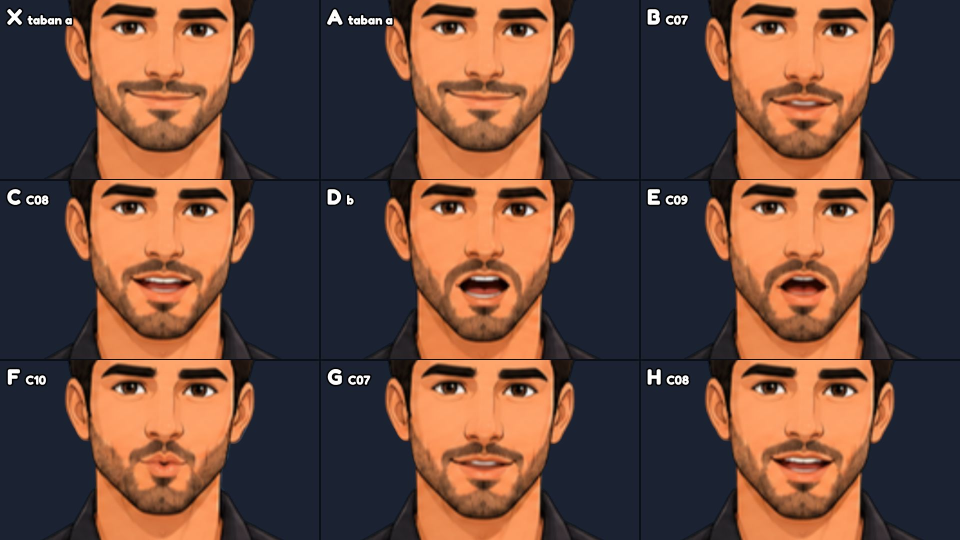
#> input picture uretim/2026-10-26-1929-1000-dolar/07-animasyon/kareler/agiz-test.jpg, 1920 x 1080 px (shown at 1/2 size)
$ python kes.py ../../uretim/2026-10-26-1929-1000-dolar/07-animasyon/kareler/agiz-test.jpg out.png out.png
#> lines starting #> are read from the running program, lines starting #| are printed output that depends on the picture; after the words box and inside, x2 and y2 are one past the last pixel; in counts of white or black regions, pixels touching at a corner belong together
# NOT: arka plan/ön plan bölgeleri pilot portresine (karakter-sayfasi-2d-v1, x4) özeldir; yeni görselde yeniden ayarlanır.
# GrabCut cutout of the bust (subject large, blurred office background)
import sys, cv2, numpy as np
img = cv2.imread(sys.argv[1]); h, w = img.shape[:2]
#> further down, img is the input picture: shape (1080, 1920, 3); mean B, G, R 60.5, 73.3, 106.2
#> after `h, w = img.shape[:2]`: h = 1080; w = 1920
mask = np.full((h, w), cv2.GC_PR_BGD, np.uint8)
# sure-foreground: face/hair/shirt core; sure-background: top-right window area and left strip above shoulder
cv2.ellipse(mask, (int(w*0.50), int(h*0.40)), (int(w*0.25), int(h*0.30)), 0, 0, 360, cv2.GC_FGD, -1)
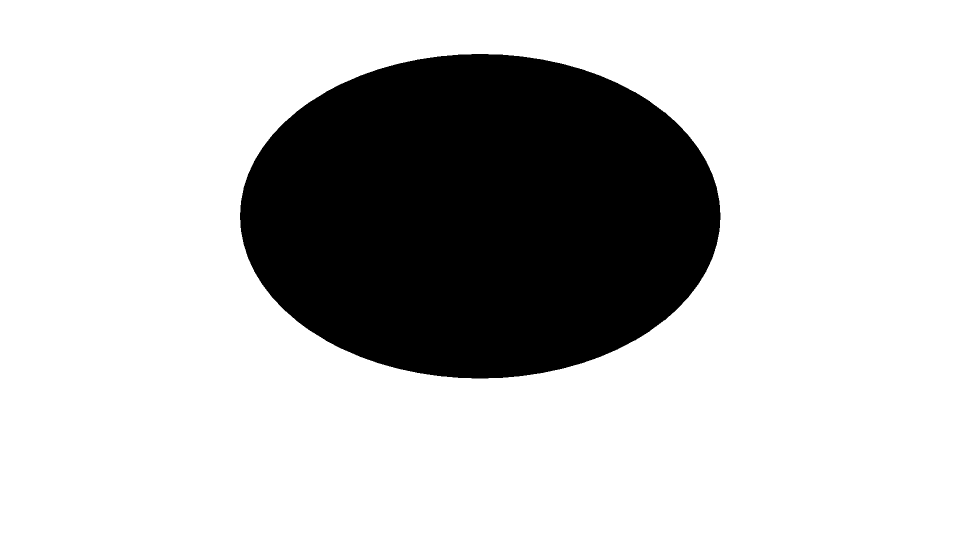
#> mask: shape (1080, 1920) (shown at 1/2 size); values 1 (black) and 2 (white), 76.4% white; 1 black region, box (x1, y1, x2, y2) and area: (480, 108, 1441, 757) 489148
mask[int(h*0.82):, int(w*0.05):int(w*0.95)] = cv2.GC_FGD
mask[int(h*0.70):int(h*0.82), int(w*0.10):int(w*0.90)] = cv2.GC_PR_FGD
mask[:int(h*0.55), int(w*0.86):] = cv2.GC_BGD
mask[:int(h*0.50), :int(w*0.06)] = cv2.GC_BGD
mask[:int(h*0.02), :] = cv2.GC_BGD
cv2.fillPoly(mask, [np.array([[862,650],[905,650],[905,880],[828,880],[842,760]], np.int32)], cv2.GC_BGD)
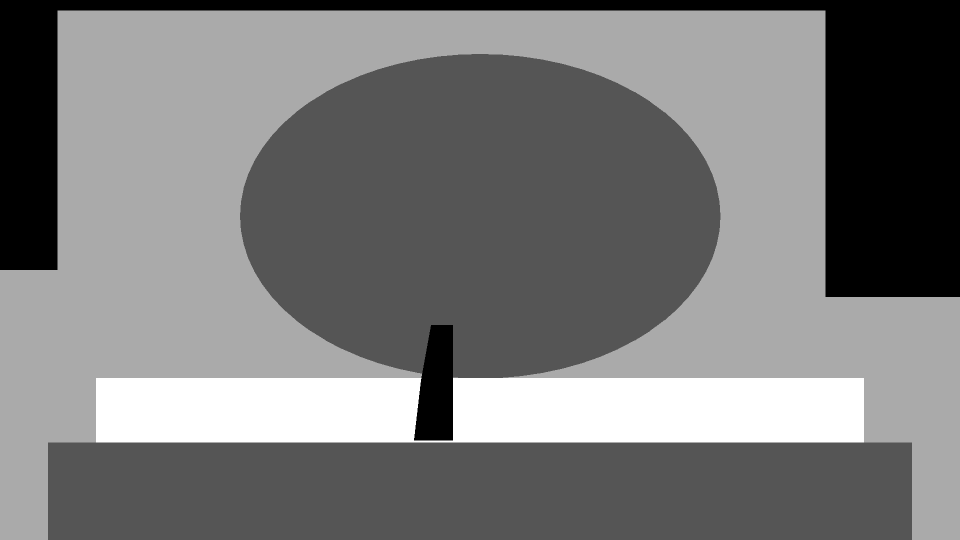
#> mask: shape (1080, 1920) (shown at 1/2 size); min 0, max 3, mean 1.44; drawn with min black and max white
cv2.fillPoly(mask, [np.array([[880,560],[w,560],[w,1030],[945,1110],[850,950]], np.int32)], cv2.GC_BGD)
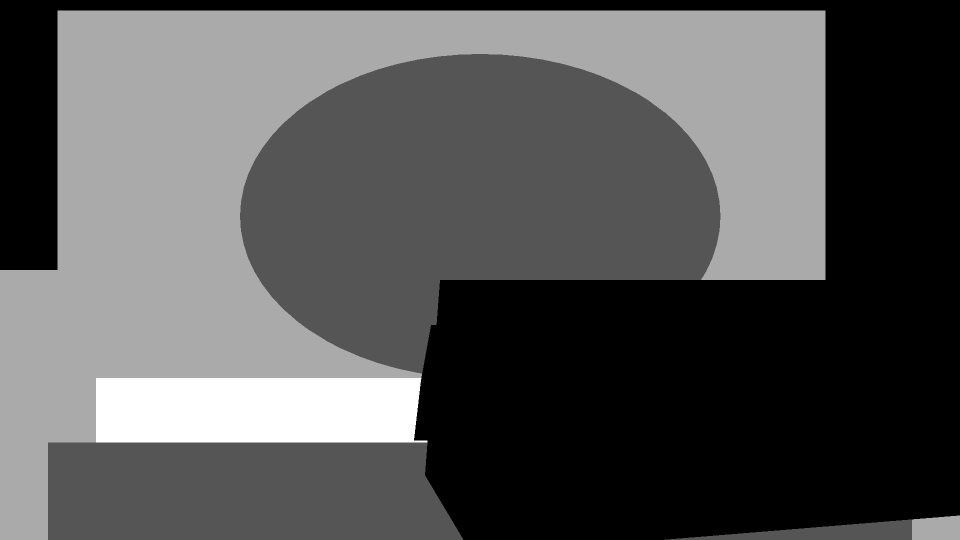
#> mask: shape (1080, 1920) (shown at 1/2 size); min 0, max 3, mean 1.01; drawn with min black and max white
bgd = np.zeros((1, 65), np.float64); fgd = np.zeros((1, 65), np.float64)
cv2.grabCut(img, mask, None, bgd, fgd, 8, cv2.GC_INIT_WITH_MASK)
a = np.where((mask == cv2.GC_FGD) | (mask == cv2.GC_PR_FGD), 255, 0).astype(np.uint8)
a = cv2.morphologyEx(a, cv2.MORPH_OPEN, np.ones((5, 5), np.uint8))
n, lab, st, _ = cv2.connectedComponentsWithStats(a)
#> n = 8
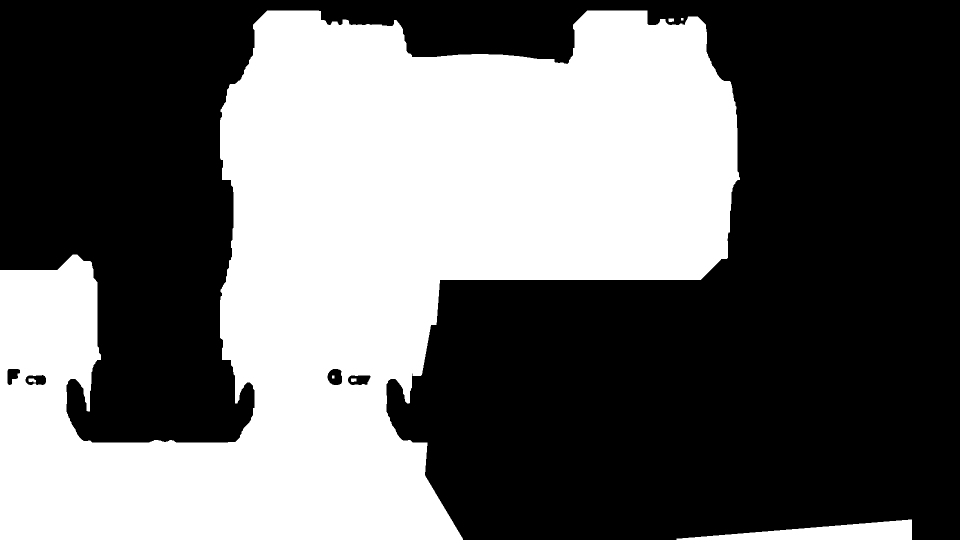
#> a: shape (1080, 1920) (shown at 1/2 size); 41.1% white; 7 white regions, largest, box (x1, y1, x2, y2) and area: (0, 21, 1480, 1080) 842166, (1353, 1039, 1824, 1080) 10284, (57, 757, 72, 765) 96
keep = 1 + np.argmax(st[1:, cv2.CC_STAT_AREA]); a = np.where(lab == keep, 255, 0).astype(np.uint8)
#> after `keep = 1 + np.argmax(st[1:, cv2.CC_STAT_AREA])`: keep = 1
a = cv2.GaussianBlur(a, (5, 5), 0)
out = cv2.cvtColor(img, cv2.COLOR_BGR2BGRA); out[:, :, 3] = a
cv2.imwrite(sys.argv[2], out)
prev = np.full_like(img, (60, 200, 60)); al = (a / 255.0)[..., None]
cv2.imwrite(sys.argv[3], (img * al + prev * (1 - al)).astype(np.uint8))
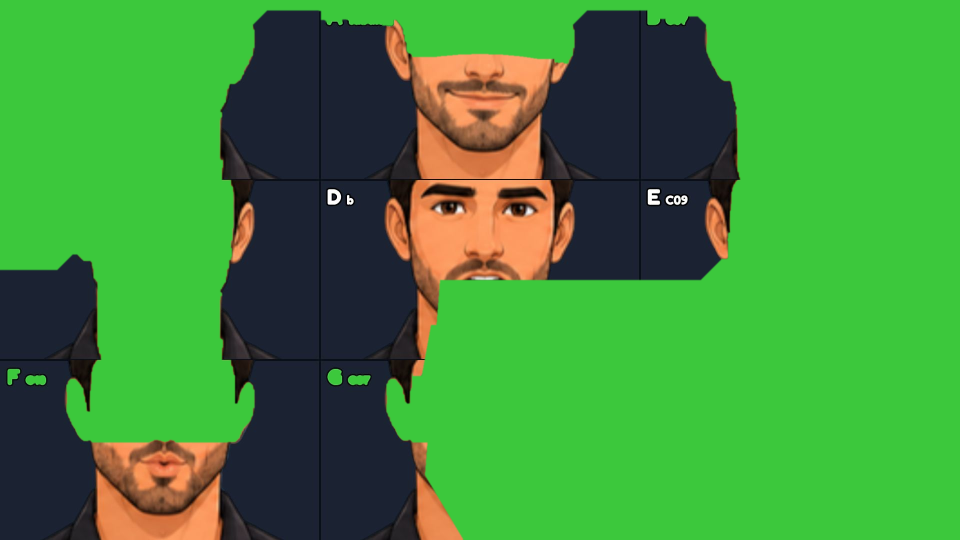
#> saved as out.png: shape (1080, 1920, 3) (shown at 1/2 size); mean B, G, R 57.6, 140.9, 64.2
